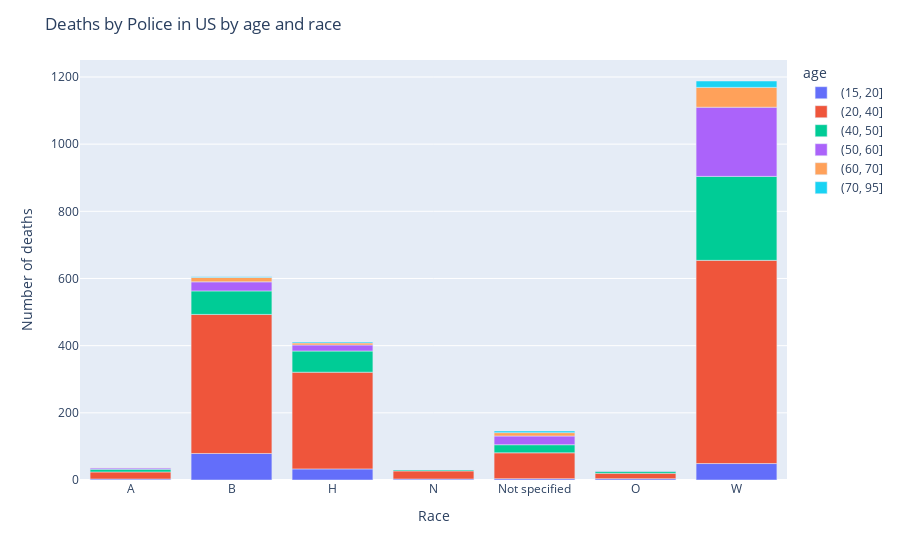

The code cell stored with this chart in its notebook:
### Markdown cell above
<a href="img\Deaths_by_Police_in_US_by_age_and_race_(sunburst).htm" target="_blank">
<img src="img\Deaths_by_Police_in_US_by_age_and_race_(sunburst).png">
</a>

### Code cell
bar = px.bar(deaths_race_age_new, x='race', y='id',
             color='age',
             color_continuous_scale='Aggrnyl',
             labels={"id": "Number of deaths"}
             )
bar.update_layout(yaxis_title='Number of deaths', xaxis_title='Race',
                  title='Deaths by Police in US by age and race')
bar.show()

### Figure 1 — Plotly figure (JSON) as saved in the notebook; plotly's stock layout.template omitted (floating-point values rounded to 4 significant figures)
{"data": [{"alignmentgroup": "True", "hovertemplate": "age=(15, 20]<br>race=%{x}<br>Number of deaths=%{y}<extra></extra>", "legendgroup": "(15, 20]", "marker": {"color": "#636efa", "pattern": {"shape": ""}}, "name": "(15, 20]", "offsetgroup": "(15, 20]", "orientation": "v", "showlegend": true, "textposition": "auto", "type": "bar", "x": ["A", "B", "H", "N", "Not specified", "O", "W"], "xaxis": "x", "y": [3, 79, 33, 3, 4, 4, 49], "yaxis": "y"}, {"alignmentgroup": "True", "hovertemplate": "age=(20, 40]<br>race=%{x}<br>Number of deaths=%{y}<extra></extra>", "legendgroup": "(20, 40]", "marker": {"color": "#EF553B", "pattern": {"shape": ""}}, "name": "(20, 40]", "offsetgroup": "(20, 40]", "orientation": "v", "showlegend": true, "textposition": "auto", "type": "bar", "x": ["A", "B", "H", "N", "Not specified", "O", "W"], "xaxis": "x", "y": [21, 414, 288, 24, 77, 16, 605], "yaxis": "y"}, {"alignmentgroup": "True", "hovertemplate": "age=(40, 50]<br>race=%{x}<br>Number of deaths=%{y}<extra></extra>", "legendgroup": "(40, 50]", "marker": {"color": "#00cc96", "pattern": {"shape": ""}}, "name": "(40, 50]", "offsetgroup": "(40, 50]", "orientation": "v", "showlegend": true, "textposition": "auto", "type": "bar", "x": ["A", "B", "H", "N", "Not specified", "O", "W"], "xaxis": "x", "y": [8, 70, 63, 4, 24, 6, 250], "yaxis": "y"}, {"alignmentgroup": "True", "hovertemplate": "age=(50, 60]<br>race=%{x}<br>Number of deaths=%{y}<extra></extra>", "legendgroup": "(50, 60]", "marker": {"color": "#ab63fa", "pattern": {"shape": ""}}, "name": "(50, 60]", "offsetgroup": "(50, 60]", "orientation": "v", "showlegend": true, "textposition": "auto", "type": "bar", "x": ["A", "B", "H", "N", "Not specified", "O", "W"], "xaxis": "x", "y": [4, 27, 18, 0, 26, 2, 206], "yaxis": "y"}, {"alignmentgroup": "True", "hovertemplate": "age=(60, 70]<br>race=%{x}<br>Number of deaths=%{y}<extra></extra>", "legendgroup": "(60, 70]", "marker": {"color": "#FFA15A", "pattern": {"shape": ""}}, "name": "(60, 70]", "offsetgroup": "(60, 70]", "orientation": "v", "showlegend": true, "textposition": "auto", "type": "bar", "x": ["A", "B", "H", "N", "Not specified", "O", "W"], "xaxis": "x", "y": [1, 13, 6, 0, 10, 0, 59], "yaxis": "y"}, {"alignmentgroup": "True", "hovertemplate": "age=(70, 95]<br>race=%{x}<br>Number of deaths=%{y}<extra></extra>", "legendgroup": "(70, 95]", "marker": {"color": "#19d3f3", "pattern": {"shape": ""}}, "name": "(70, 95]", "offsetgroup": "(70, 95]", "orientation": "v", "showlegend": true, "textposition": "auto", "type": "bar", "x": ["A", "B", "H", "N", "Not specified", "O", "W"], "xaxis": "x", "y": [0, 2, 3, 0, 5, 0, 19], "yaxis": "y"}], "layout": {"barmode": "relative", "legend": {"title": {"text": "age"}, "tracegroupgap": 0}, "margin": {"t": 60}, "title": {"text": "Deaths by Police in US by age and race"}, "xaxis": {"anchor": "y", "domain": [0, 1], "title": {"text": "Race"}}, "yaxis": {"anchor": "x", "domain": [0, 1], "title": {"text": "Number of deaths"}}}}
